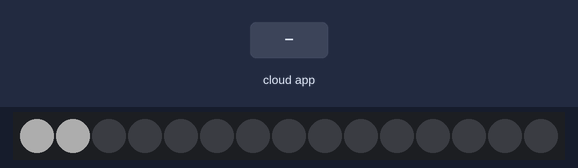
Simulated run of this sketch. Board: ESP8266 (NodeMCU). Parts: 15 RGB LEDs in strip order, left to right. The test bench sets the inputs (shaded band). Dim RGB values are drawn brighter than linear; WiFi joins after 1.5 s; servers stay silent unless stated; colours are those a GRB WS2812 strip shows for the declared byte order; no MQTT or app messages arrive unless stated; what the sketch prints to the serial monitor is not drawn.

Above: at 4.0 s.
5.3 s: the phone or cloud app sets Alarm to 1
At 5.9 s:
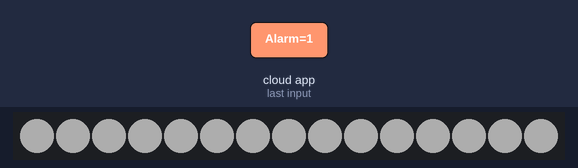
6.8 s: the phone or cloud app sets Alarm to 0
At 7.2 s:
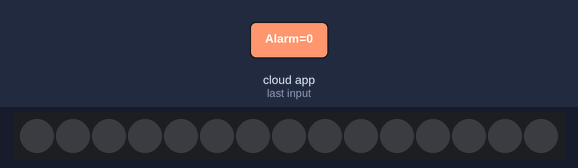
8.3 s: the phone or cloud app sets Alarm to Lights
At 13.54 s:
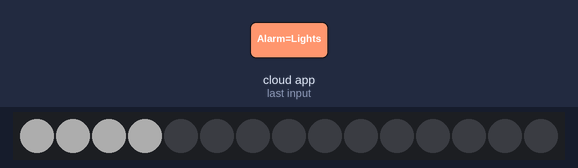
Timing chart, 0 to 15.0 s (numbered marks = the images above; inputs shaded):
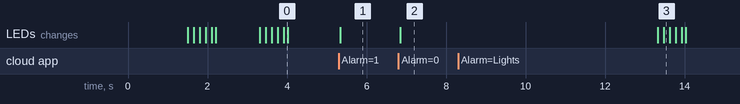

Measured:
- after the input at 5.3 s, the LEDs: change at once (image 1)
- after the input at 6.8 s, the LEDs: change after 0.05 s (image 2)
- after the input at 8.3 s, the LEDs: first change after 5.0 s (image 3 shows a later state)

The sketch:

Final_Light_Strip.ino
```cpp
/*
 * Created by Aaron Nelson
 * Final Project - Arduino Alarm - Light Strip
 * 12-9-19
 * This script is to be used with a WS2812B LED light strip. It connects to the Adafruit.io MQTT server and listens for a value to come into the 'Alarm' feed. When a '1' comes in, it lights up all of the LED lights. A '0' turns off these lights.
 *
 *
 * The Adafruit.io portion of this script was obtained from the Arduino example (after adding the Adafruit Library) at File -> Examples -> Adafruit MQTT Library -> mqtt_esp8266_callback
 *
 * The LED light strip portion was built from the example at https://www.norwegiancreations.com/2018/01/programming-digital-rgb-led-strips-with-arduino-and-the-fastled-library/
 *
    WS2812B LED light strip pins:
        Red Wire (power): +5VDC
        White Wire (ground): GND
        Green Wire (trigger): D6 (or any as specified in the code)
 */

#include <ESP8266WiFi.h>            // This contains the libraries that allows the board to connect to wifi
#include "Adafruit_MQTT.h"          // Library to access data from an Adafruit.io online feed
#include "Adafruit_MQTT_Client.h"   // Used to subscribe to an Adafruit.io online feed
#include "FastLED.h"                // Library to manipulate light strip colors


/************************* WiFi Access Point *********************************/
const char* ssid     = "ENTER WIFI HERE";       // Specify the name of your wifi
const char* password = "ENTER PASSWORD HERE";   // Specify the password for your wifi


/************************* Adafruit.io Setup *********************************/
#define AIO_SERVER      "io.adafruit.com"       // Pulling data from the Adafruit website
#define AIO_SERVERPORT  1883                    // use 8883 for SSL
#define AIO_USERNAME    "ENTER ADAFRUIT NAME"   // Username for Adafruit (goes before the /feed/# MQTT feed)
#define AIO_KEY         "ENTER ADAFRUIT KEY"  	// Obtained by going to io.adafruit.com and clicking AIO Key link in top right. Copy the "Active Key" here


/****************************** Feeds ***************************************/
// Create an ESP8266 WiFiClient class to connect to the MQTT server.
WiFiClient client;

// Setup the MQTT client class by passing in the WiFi client and MQTT server and login details.
Adafruit_MQTT_Client mqtt(&client, AIO_SERVER, AIO_SERVERPORT, AIO_USERNAME, AIO_KEY);

// Watch a feed called 'alarm' and subscribe to changes.
Adafruit_MQTT_Subscribe alarm = Adafruit_MQTT_Subscribe(&mqtt, AIO_USERNAME "/feeds/Alarm");


 /*********************** Light Strip Settings ******************************/
// How many leds in your strip?
#define NUM_LEDS 15    // this actually has 150, up to 30 should be safe to use through the board's voltage
#define DATA_PIN D6    // 2 is pin D4, but this will turn on the onboard LED as well (which isn't desired)f
CRGB leds[NUM_LEDS];  // Sets up the lights on the strip (up through the number specified)

int lightShow = 0;    // Variable that manages if the special "Light" command was passed in the feed (just a fun demo mode)


void setup() {
  Serial.begin(115200);             // This allows serial information when connected to a computer

  FastLED.addLeds<WS2812B, DATA_PIN, RGB>(leds, NUM_LEDS);

  /* Connect to WiFi */
  Serial.println();
  Serial.println();
  Serial.print("Connecting to ");   // This is shown on the serial if connected to a computer
  Serial.println(ssid);             // It displays the wifi it is trying to connect to

  WiFi.mode(WIFI_STA);              // It sets the wifis mode to "Station" (rather than "AP" which is the Access Point mode)
  WiFi.hostname("Light Strip");     // Hostname to uniquely identify our device
  WiFi.begin(ssid, password);       // Attempts to connect to wifi using the provided credentials

  while (WiFi.status() != WL_CONNECTED) {   // While the wifi is not connected yet:
    delay(500);                     // every half second,
    Serial.print(".");              // it prints a dot on the Serial Monitor to show it is still trying to connect
  }
  Serial.println("");
  Serial.println("WiFi connected"); // When it does connect, show that there was success

  mqtt.subscribe(&alarm);           // Setup MQTT subscription for alarm feed

  /* Bounce the LED Light colors to show it is connected to the internet */
  for (int i=0; i < NUM_LEDS; i++) {
    // One by one, turn on each LED light and keep it on
    leds[i] = CRGB::White;
    FastLED.setBrightness( 50 );
    FastLED.show();
    delay(50);
  }
  delay(1000);
  for (int i=NUM_LEDS; i > -1; i--) {
    // One by one, turn off each LED light in the reverse order they turned on
    leds[i] = CRGB::Black;
    FastLED.show();
    delay(50);
  }
}


void loop() {
  // Ensure the connection to the MQTT server is alive (this will make the first
  // connection and automatically reconnect when disconnected).
  MQTT_connect();

  // this is our 'wait for incoming subscription packets' busy subloop
  Adafruit_MQTT_Subscribe *subscription;
  while ((subscription = mqtt.readSubscription(5000))) {
    if (subscription == &alarm) {
      // If something came through the "alarm" feed in Adafruit.io
      Serial.print(F("Got: "));
      String information = "";        // A string to insert the characters read by the feed
      char* ch = (char *)alarm.lastread;
      information.concat(ch);         // Add the last read character to the information string to get the full value
      Serial.println(information);    // Show the value that came in to the Serial Monitor

      // A "1" was received (the alarm is on)
      if (information == "1") {
        // This simply turns on every light in the LED strip to white (at 50 brightness)
        Serial.println("Starting the alarm!");
        lightShow = 0;
        for (int i=0; i < NUM_LEDS; i++) {
          leds[i] = CRGB::White;
          FastLED.setBrightness( 50 );
          FastLED.show();
          // delay(50);   // enable to turn the lights on one by one
        }
      }

      // A "0" was received (the alarm was turned off)
      if (information == "0") {
        // This simply turns off every light in the strip
        Serial.println("Ending the alarm!");
        lightShow = 0;
        for (int i=NUM_LEDS; i > -1; i--) {
          leds[i] = CRGB::Black;
          FastLED.show();
          // delay(50);   // enable to turn the lights off one by one
        }
      }

      // The word "Lights" was received
      if (information == "Lights") {
        // This turns on a light show that will bounce the path the LED lights turn on and off, end to end
        Serial.println("Showing Lights Show");
        lightShow = 1;
      }
    }
  }

  // This is a special "demo" that will flash the lights- having them turn on one by one until they are all on, and then they will turn off in reverse
  // It is only activated when the word "Lights" is passed into the alarm feed
  if (lightShow == 1) {
    for (int i=0; i < NUM_LEDS; i++) {
      // One by one, turn on each LED light and keep it on
      leds[i] = CRGB::White;
      FastLED.setBrightness( 50 );
      FastLED.show();
      delay(50);
    }
    delay(2000);
    for (int i=NUM_LEDS; i > -1; i--) {
      // One by one, turn off each LED light in the reverse order they turned on
      leds[i] = CRGB::Black;
      FastLED.show();
      delay(50);
    }
  }
}


// Function to connect and reconnect as necessary to the Adafruit.io MQTT server
// Should be called in the loop function and it will take care of connecting and reconnecting
void MQTT_connect() {
  int8_t ret;

  // Stop if already connected and return back to the loop
  if (mqtt.connected()) {
    return;
  }

  Serial.print("Connecting to Adafruit... ");

  uint8_t retries = 3;                  // It will attempt to connect 3 times before predicting the internet is down
  while ((ret = mqtt.connect()) != 0) { // connect will return 0 for connected
       Serial.println(mqtt.connectErrorString(ret));
       Serial.println("Retrying Adafruit connection in 5 seconds...");
       mqtt.disconnect();
       delay(5000);  // wait 5 seconds
       retries--;    // Count against one of the retries because there was no success
       if (retries == 0) {
         // basically die and wait for the board to be reset
         while (1);
       }
  }
  Serial.println("Adafruit Connected!");
}
```
